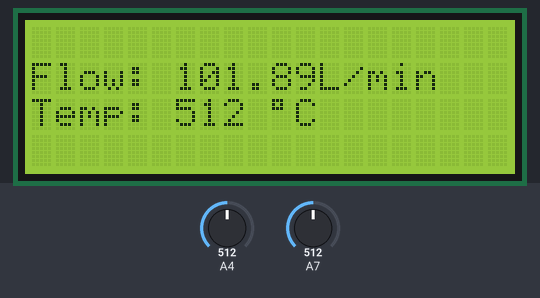
Recording of a sketch running on a simulated Arduino Nano, built with avr-gcc and run on an emulated ATmega328P. On the bench: 20×4 character LCD. The test bench sets the inputs (shaded band); at power-on: A7 = 512, A4 = 512. What the sketch prints to the serial monitor is not drawn.

Above: at 1.2 s.
1.3 s: A7 set to 716
At 2.6 s:
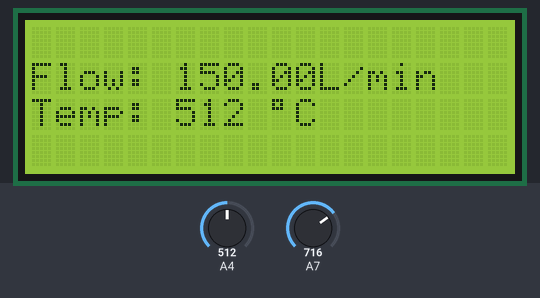
3.5 s: A4 set to 716
At 4.4 s:
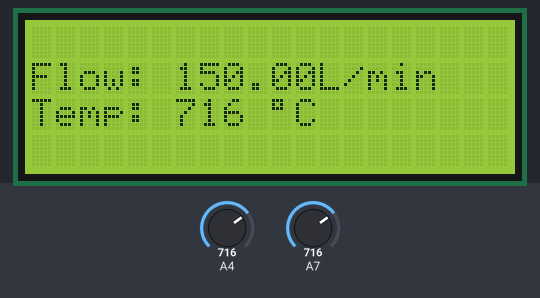
5.5 s: A7 set to 900
At 7.2 s:
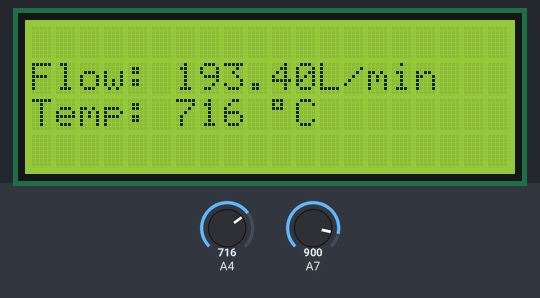
7.5 s: A4 set to 900
At 9.2 s:
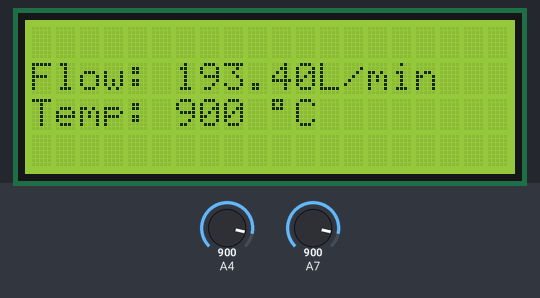
9.5 s: A7 set to 1023
At 11.0 s:
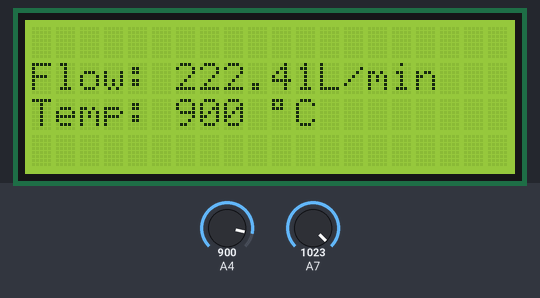
11.6 s: A4 set to 1023
At 12.8 s:
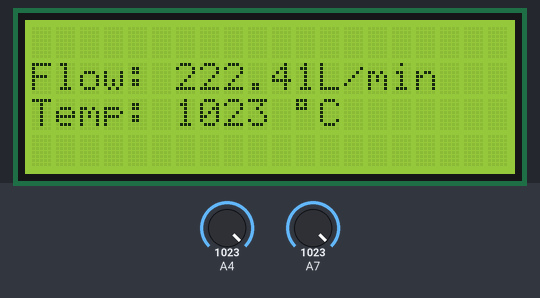
Timing chart, 0 to 14.6 s (numbered marks = the images above; inputs shaded):
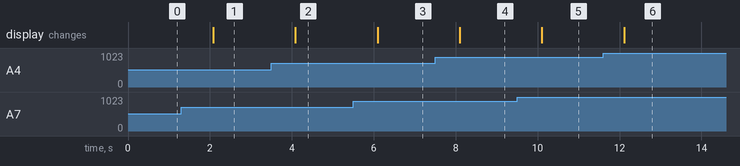

The sketch:

flow.ino
```cpp
#include <SoftwareSerial.h>
#include <LiquidCrystal.h>


LiquidCrystal lcd(7, 8, 9, 10, 11, 13);
float sensorValue = 0; // The sensor value
int tempValue;
float sensorMin = 80;  // Minimum sensor value
float sensorMax = 716;// Maximum sensor value
float outMin = 7;
float outMax = 150;

int x;


void setup()
{
  Serial.begin(115200);
  lcd.begin(20, 4);
}
float fmap (float sensorValue, float sensorMin, float sensorMax, float outMin, float outMax)
    {
  return (sensorValue - sensorMin) * (outMax - outMin) / (sensorMax - sensorMin) + outMin;
     }
void loop() {

  sensorValue = analogRead(A7);

  sensorValue = fmap (sensorValue, sensorMin, sensorMax, 0, 150);
  lcd.clear();
  lcd.setCursor(0, 1);
  lcd.print("Flow: ");
  if (sensorValue >= 0)
  {
    lcd.print(sensorValue);
  }
  else
  {
    lcd.print("0");
  }
  lcd.print("L/min");
  x = analogRead(A7);
  Serial.println(x);
  tempValue = analogRead(A4);
  lcd.setCursor(0, 2);
  lcd.print("Temp: ");
  lcd.print(tempValue);
  lcd.print(" ");
  lcd.print(char(223));
  lcd.print("C");
  delay(2000);

}
```

Measured:
- after the input at 1.3 s, the display: changes after 0.78 s (image 1)
- after the input at 3.5 s, the display: changes after 0.58 s (image 2)
- after the input at 5.5 s, the display: changes after 0.59 s (image 3)
- after the input at 7.5 s, the display: changes after 0.60 s (image 4)
- after the input at 9.5 s, the display: changes after 0.61 s (image 5)
- after the input at 11.6 s, the display: changes after 0.51 s (image 6)
